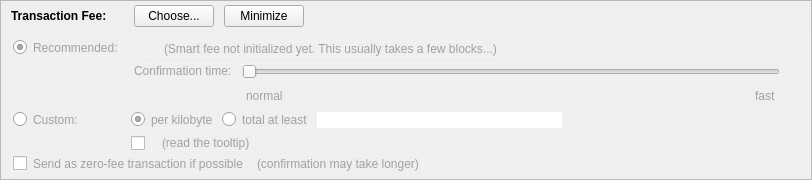
    <widget class="QFrame" name="frameFee">
     <property name="sizePolicy">
      <sizepolicy hsizetype="Expanding" vsizetype="Expanding">
       <horstretch>0</horstretch>
       <verstretch>0</verstretch>
      </sizepolicy>
     </property>
     <property name="maximumSize">
      <size>
       <width>16777215</width>
       <height>16777215</height>
      </size>
     </property>
     <property name="frameShape">
      <enum>QFrame::StyledPanel</enum>
     </property>
     <property name="frameShadow">
      <enum>QFrame::Sunken</enum>
     </property>
     <layout class="QVBoxLayout" name="verticalLayoutFee1">
      <property name="spacing">
       <number>0</number>
      </property>
      <property name="leftMargin">
       <number>0</number>
      </property>
      <property name="topMargin">
       <number>0</number>
      </property>
      <property name="rightMargin">
       <number>0</number>
      </property>
      <property name="bottomMargin">
       <number>0</number>
      </property>
      <item>
       <layout class="QVBoxLayout" name="verticalLayoutFee2" stretch="0,0,0">
        <property name="spacing">
         <number>0</number>
        </property>
        <property name="leftMargin">
         <number>10</number>
        </property>
        <property name="topMargin">
         <number>0</number>
        </property>
        <item>
         <layout class="QHBoxLayout" name="horizontalLayoutFee1">
          <property name="bottomMargin">
           <number>0</number>
          </property>
          <item>
           <layout class="QVBoxLayout" name="verticalLayoutFee7">
            <property name="spacing">
             <number>0</number>
            </property>
            <item>
             <spacer name="verticalSpacerSmartFee">
              <property name="orientation">
               <enum>Qt::Vertical</enum>
              </property>
              <property name="sizeType">
               <enum>QSizePolicy::Fixed</enum>
              </property>
              <property name="sizeHint" stdset="0">
               <size>
                <width>1</width>
                <height>4</height>
               </size>
              </property>
             </spacer>
            </item>
            <item>
             <layout class="QHBoxLayout" name="horizontalLayoutSmartFee">
              <property name="spacing">
               <number>10</number>
              </property>
              <item>
               <widget class="QLabel" name="labelFeeHeadline">
                <property name="sizePolicy">
                 <sizepolicy hsizetype="Preferred" vsizetype="Maximum">
                  <horstretch>0</horstretch>
                  <verstretch>0</verstretch>
                 </sizepolicy>
                </property>
                <property name="font">
                 <font>
                  <weight>75</weight>
                  <bold>true</bold>
                 </font>
                </property>
                <property name="styleSheet">
                 <string notr="true">font-weight:bold;</string>
                </property>
                <property name="text">
                 <string>Transaction Fee:</string>
                </property>
               </widget>
              </item>
              <item>
               <widget class="QLabel" name="labelFeeMinimized">
                <property name="text">
                 <string/>
                </property>
               </widget>
              </item>
              <item>
               <widget class="QPushButton" name="buttonChooseFee">
                <property name="text">
                 <string>Choose...</string>
                </property>
               </widget>
              </item>
              <item>
               <widget class="QPushButton" name="buttonMinimizeFee">
                <property name="toolTip">
                 <string>collapse fee-settings</string>
                </property>
                <property name="text">
                 <string>Minimize</string>
                </property>
               </widget>
              </item>
             </layout>
            </item>
            <item>
             <spacer name="verticalSpacer_5">
              <property name="orientation">
               <enum>Qt::Vertical</enum>
              </property>
              <property name="sizeHint" stdset="0">
               <size>
                <width>1</width>
                <height>1</height>
               </size>
              </property>
             </spacer>
            </item>
           </layout>
          </item>
          <item>
           <spacer name="horizontalSpacer_4">
            <property name="orientation">
             <enum>Qt::Horizontal</enum>
            </property>
            <property name="sizeHint" stdset="0">
             <size>
              <width>40</width>
              <height>20</height>
             </size>
            </property>
           </spacer>
          </item>
         </layout>
        </item>
        <item>
         <widget class="QFrame" name="frameFeeSelection">
          <property name="styleSheet">
           <string notr="true">border: 1px solid #f2f2f2; color: #a1a1a1;</string>
          </property>
          <layout class="QVBoxLayout" name="verticalLayoutFee12">
           <property name="spacing">
            <number>0</number>
           </property>
           <property name="leftMargin">
            <number>0</number>
           </property>
           <property name="topMargin">
            <number>0</number>
           </property>
           <property name="rightMargin">
            <number>0</number>
           </property>
           <property name="bottomMargin">
            <number>0</number>
           </property>
           <item>
            <layout class="QGridLayout" name="gridLayoutFee">
             <property name="topMargin">
              <number>10</number>
             </property>
             <property name="bottomMargin">
              <number>4</number>
             </property>
             <property name="horizontalSpacing">
              <number>10</number>
             </property>
             <property name="verticalSpacing">
              <number>4</number>
             </property>
             <item row="1" column="1">
              <layout class="QVBoxLayout" name="verticalLayoutFee8">
               <property name="spacing">
                <number>6</number>
               </property>
               <item>
                <layout class="QHBoxLayout" name="horizontalLayoutFee13">
                 <item>
                  <widget class="QRadioButton" name="radioCustomPerKilobyte">
                   <property name="toolTip">
                    <string>If the custom fee is set to 1000 cSats and the transaction is only 250 bytes, then &quot;per kilobyte&quot; only pays 250 cSats in fee,&lt;br /&gt;while &quot;total at least&quot; pays 1000 cSats. For transactions bigger than a kilobyte both pay by kilobyte.</string>
                   </property>
                   <property name="text">
                    <string>per kilobyte</string>
                   </property>
                   <property name="checked">
                    <bool>true</bool>
                   </property>
                   <attribute name="buttonGroup">
                    <string notr="true">groupCustomFee</string>
                   </attribute>
                  </widget>
                 </item>
                 <item>
                  <widget class="QRadioButton" name="radioCustomAtLeast">
                   <property name="toolTip">
                    <string>If the custom fee is set to 1000 cSats and the transaction is only 250 bytes, then &quot;per kilobyte&quot; only pays 250 cSats in fee,&lt;br /&gt;while &quot;total at least&quot; pays 1000 cSats. For transactions bigger than a kilobyte both pay by kilobyte.</string>
                   </property>
                   <property name="text">
                    <string>total at least</string>
                   </property>
                   <attribute name="buttonGroup">
                    <string notr="true">groupCustomFee</string>
                   </attribute>
                  </widget>
                 </item>
                 <item>
                  <widget class="BitcoinAmountField" name="customFee"/>
                 </item>
                 <item>
                  <spacer name="horizontalSpacer_6">
                   <property name="orientation">
                    <enum>Qt::Horizontal</enum>
                   </property>
                   <property name="sizeHint" stdset="0">
                    <size>
                     <width>1</width>
                     <height>1</height>
                    </size>
                   </property>
                  </spacer>
                 </item>
                </layout>
               </item>
               <item>
                <layout class="QHBoxLayout" name="horizontalLayoutFee8">
                 <item>
                  <widget class="QCheckBox" name="checkBoxMinimumFee">
                   <property name="toolTip">
                    <string>Paying only the minimum fee is just fine as long as there is less transaction volume than space in the blocks.&lt;br /&gt;But be aware that this can end up in a never confirming transaction once there is more demand for crown transactions than the network can process.</string>
                   </property>
                   <property name="text">
                    <string/>
                   </property>
                  </widget>
                 </item>
                 <item>
                  <widget class="QLabel" name="labelMinFeeWarning">
                   <property name="enabled">
                    <bool>true</bool>
                   </property>
                   <property name="toolTip">
                    <string>Paying only the minimum fee is just fine as long as there is less transaction volume than space in the blocks.&lt;br /&gt;But be aware that this can end up in a never confirming transaction once there is more demand for crown transactions than the network can process.</string>
                   </property>
                   <property name="text">
                    <string>(read the tooltip)</string>
                   </property>
                   <property name="margin">
                    <number>5</number>
                   </property>
                  </widget>
                 </item>
                 <item>
                  <spacer name="horizontalSpacer_2">
                   <property name="orientation">
                    <enum>Qt::Horizontal</enum>
                   </property>
                   <property name="sizeHint" stdset="0">
                    <size>
                     <width>1</width>
                     <height>1</height>
                    </size>
                   </property>
                  </spacer>
                 </item>
                </layout>
               </item>
              </layout>
             </item>
             <item row="0" column="0">
              <layout class="QVBoxLayout" name="verticalLayoutFee4" stretch="0,1">
               <item>
                <widget class="QRadioButton" name="radioSmartFee">
                 <property name="text">
                  <string>Recommended:</string>
                 </property>
                 <property name="checked">
                  <bool>true</bool>
                 </property>
                 <attribute name="buttonGroup">
                  <string notr="true">groupFee</string>
                 </attribute>
                </widget>
               </item>
               <item>
                <spacer name="verticalSpacer_2">
                 <property name="orientation">
                  <enum>Qt::Vertical</enum>
                 </property>
                 <property name="sizeHint" stdset="0">
                  <size>
                   <width>1</width>
                   <height>1</height>
                  </size>
                 </property>
                </spacer>
               </item>
              </layout>
             </item>
             <item row="1" column="0">
              <layout class="QVBoxLayout" name="verticalLayoutFee9" stretch="0,1">
               <item>
                <widget class="QRadioButton" name="radioCustomFee">
                 <property name="text">
                  <string>Custom:</string>
                 </property>
                 <attribute name="buttonGroup">
                  <string notr="true">groupFee</string>
                 </attribute>
                </widget>
               </item>
               <item>
                <spacer name="verticalSpacer_6">
                 <property name="orientation">
                  <enum>Qt::Vertical</enum>
                 </property>
                 <property name="sizeHint" stdset="0">
                  <size>
                   <width>1</width>
                   <height>1</height>
                  </size>
                 </property>
                </spacer>
               </item>
              </layout>
             </item>
             <item row="0" column="1">
              <layout class="QVBoxLayout" name="verticalLayoutFee3" stretch="0,0,1">
               <property name="spacing">
                <number>6</number>
               </property>
               <property name="topMargin">
                <number>2</number>
               </property>
               <item>
                <layout class="QHBoxLayout" name="horizontalLayoutFee12">
                 <item>
                  <widget class="QLabel" name="labelSmartFee">
                   <property name="text">
                    <string/>
                   </property>
                   <property name="margin">
                    <number>2</number>
                   </property>
                  </widget>
                 </item>
                 <item>
                  <widget class="QLabel" name="labelFeeEstimation">
                   <property name="text">
                    <string/>
                   </property>
                  </widget>
                 </item>
                 <item>
                  <widget class="QLabel" name="labelSmartFee2">
                   <property name="text">
                    <string>(Smart fee not initialized yet. This usually takes a few blocks...)</string>
                   </property>
                   <property name="margin">
                    <number>2</number>
                   </property>
                  </widget>
                 </item>
                 <item>
                  <spacer name="horizontalSpacer_5">
                   <property name="orientation">
                    <enum>Qt::Horizontal</enum>
                   </property>
                   <property name="sizeHint" stdset="0">
                    <size>
                     <width>1</width>
                     <height>1</height>
                    </size>
                   </property>
                  </spacer>
                 </item>
                </layout>
               </item>
               <item>
                <layout class="QHBoxLayout" name="horizontalLayoutFee9">
                 <item>
                  <layout class="QVBoxLayout" name="verticalLayoutFee6">
                   <item>
                    <widget class="QLabel" name="labelSmartFee3">
                     <property name="text">
                      <string>Confirmation time:</string>
                     </property>
                     <property name="margin">
                      <number>2</number>
                     </property>
                    </widget>
                   </item>
                   <item>
                    <spacer name="verticalSpacer_3">
                     <property name="orientation">
                      <enum>Qt::Vertical</enum>
                     </property>
                     <property name="sizeHint" stdset="0">
                      <size>
                       <width>1</width>
                       <height>1</height>
                      </size>
                     </property>
                    </spacer>
                   </item>
                  </layout>
                 </item>
                 <item>
                  <layout class="QVBoxLayout" name="verticalLayoutFee5">
                   <property name="rightMargin">
                    <number>30</number>
                   </property>
                   <item>
                    <widget class="QSlider" name="sliderSmartFee">
                     <property name="minimum">
                      <number>0</number>
                     </property>
                     <property name="maximum">
                      <number>24</number>
                     </property>
                     <property name="pageStep">
                      <number>1</number>
                     </property>
                     <property name="value">
                      <number>0</number>
                     </property>
                     <property name="orientation">
                      <enum>Qt::Horizontal</enum>
                     </property>
                     <property name="invertedAppearance">
                      <bool>false</bool>
                     </property>
                     <property name="invertedControls">
                      <bool>false</bool>
                     </property>
                     <property name="tickPosition">
                      <enum>QSlider::NoTicks</enum>
                     </property>
                    </widget>
                   </item>
                   <item>
                    <layout class="QHBoxLayout" name="horizontalLayoutFee10">
                     <item>
                      <widget class="QLabel" name="labelSmartFeeNormal">
                       <property name="text">
                        <string>normal</string>
                       </property>
                      </widget>
                     </item>
                     <item>
                      <spacer name="horizontalSpacer_3">
                       <property name="orientation">
                        <enum>Qt::Horizontal</enum>
                       </property>
                       <property name="sizeHint" stdset="0">
                        <size>
                         <width>40</width>
                         <height>20</height>
                        </size>
                       </property>
                      </spacer>
                     </item>
                     <item>
                      <widget class="QLabel" name="labelSmartFeeFast">
                       <property name="text">
                        <string>fast</string>
                       </property>
                      </widget>
                     </item>
                    </layout>
                   </item>
                  </layout>
                 </item>
                </layout>
               </item>
               <item>
                <spacer name="verticalSpacer_4">
                 <property name="orientation">
                  <enum>Qt::Vertical</enum>
                 </property>
                 <property name="sizeHint" stdset="0">
                  <size>
                   <width>1</width>
                   <height>1</height>
                  </size>
                 </property>
                </spacer>
               </item>
              </layout>
             </item>
            </layout>
           </item>
           <item>
            <layout class="QHBoxLayout" name="horizontalLayoutFee5" stretch="0,0,0">
             <property name="spacing">
              <number>8</number>
             </property>
             <property name="bottomMargin">
              <number>4</number>
             </property>
             <item>
              <widget class="QCheckBox" name="checkBoxFreeTx">
               <property name="text">
                <string>Send as zero-fee transaction if possible</string>
               </property>
              </widget>
             </item>
             <item>
              <widget class="QLabel" name="labelFreeTx">
               <property name="text">
                <string>(confirmation may take longer)</string>
               </property>
               <property name="margin">
                <number>5</number>
               </property>
              </widget>
             </item>
             <item>
              <spacer name="horizontalSpacerFee5">
               <property name="orientation">
                <enum>Qt::Horizontal</enum>
               </property>
               <property name="sizeHint" stdset="0">
                <size>
                 <width>1</width>
                 <height>1</height>
                </size>
               </property>
              </spacer>
             </item>
            </layout>
           </item>
           <item>
            <spacer name="verticalSpacerFee2">
             <property name="orientation">
              <enum>Qt::Vertical</enum>
             </property>
             <property name="sizeHint" stdset="0">
              <size>
               <width>1</width>
               <height>1</height>
              </size>
             </property>
            </spacer>
           </item>
          </layout>
         </widget>
        </item>
        <item>
         <spacer name="verticalSpacerFee">
          <property name="orientation">
           <enum>Qt::Vertical</enum>
          </property>
          <property name="sizeHint" stdset="0">
           <size>
            <width>800</width>
            <height>1</height>
           </size>
          </property>
         </spacer>
        </item>
       </layout>
      </item>
     </layout>
    </widget>
